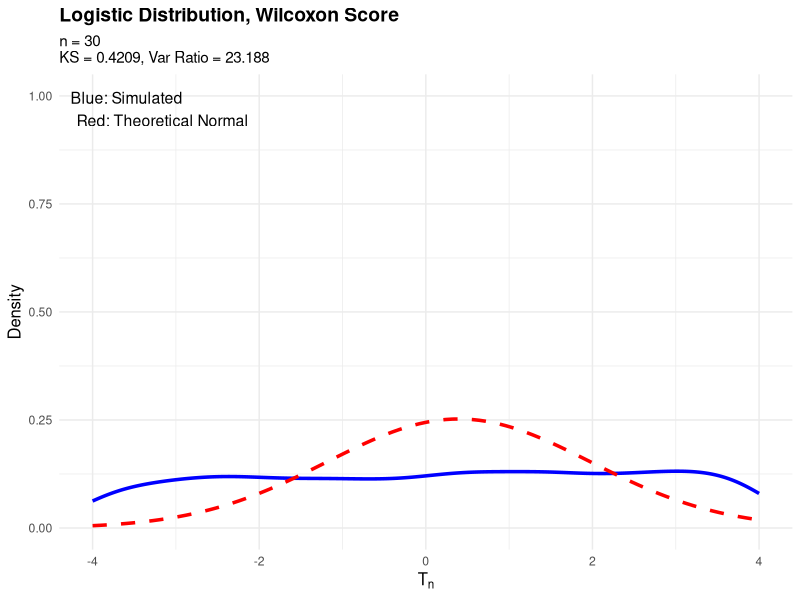
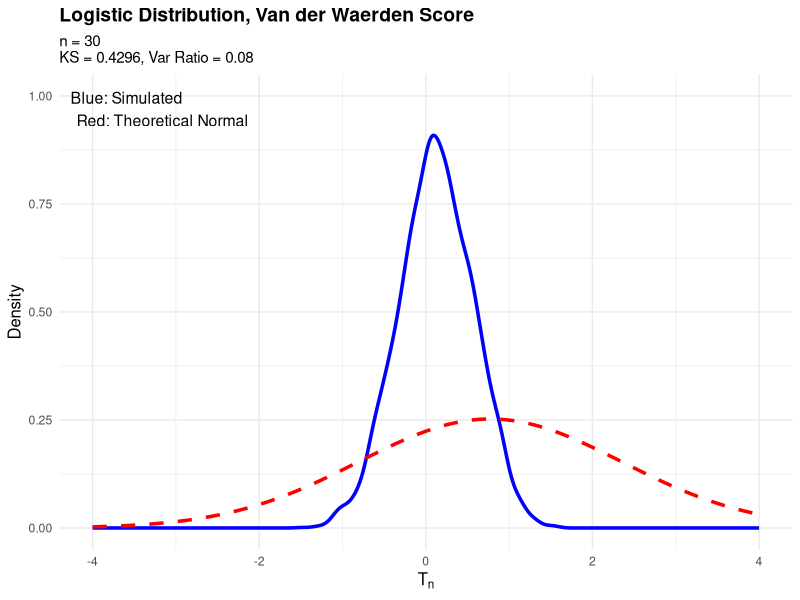
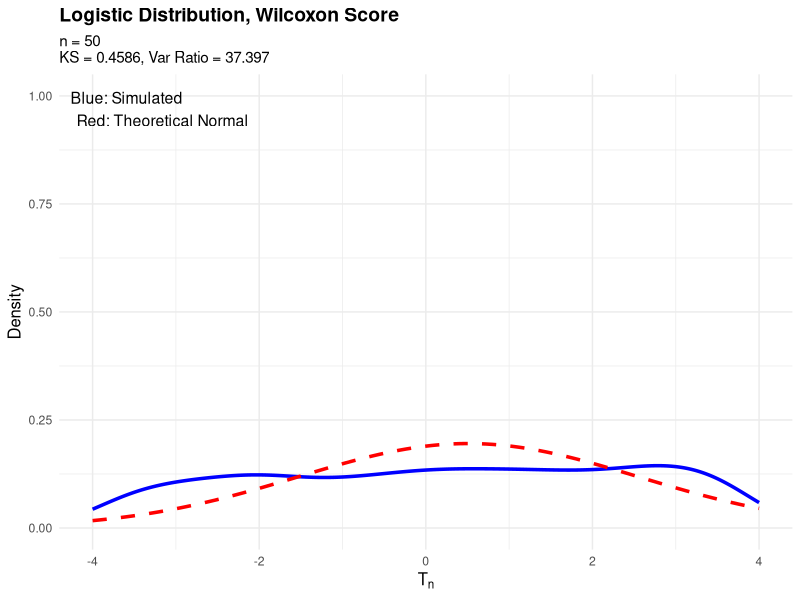
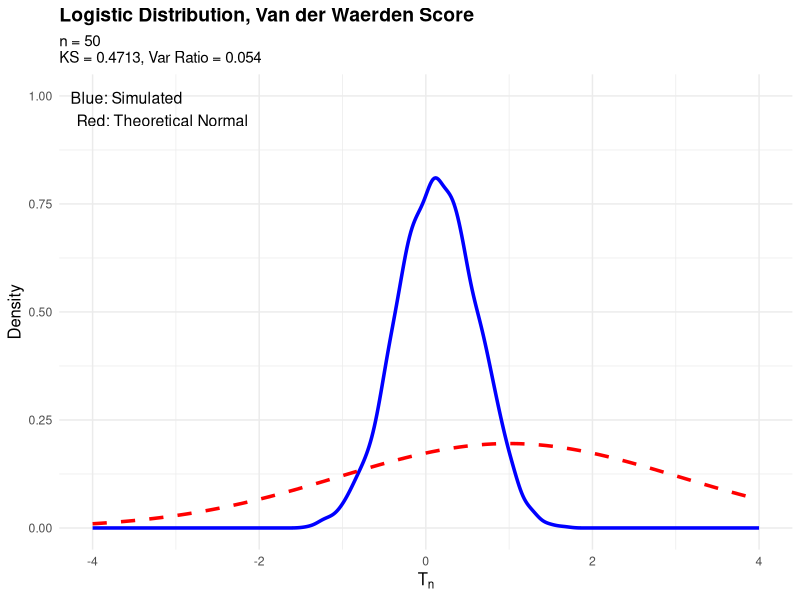

Reproduce these figures in R, in order.
# ============================================================================
# COMPLETELY CORRECTED CODE
# Le Cam's Lemma Validation - Two-Sample Rank Tests
# ============================================================================

# Load libraries
library(ggplot2)
library(dplyr)
library(tidyverse)

# ============================================================================
# PART 1: THEORETICAL PARAMETERS
# ============================================================================

# Standardized g0 values
g0_wilcoxon_normal <- (1 / (2 * sqrt(pi))) * sqrt(3)    # 0.4886
g0_wilcoxon_logistic <- (1 / 6) * sqrt(3)               # 0.2887
g0_vdw_normal <- 1                                      # 1.0000
g0_vdw_logistic <- 1 / sqrt(pi)                         # 0.5642

# sigma2_psi
sigma2_psi_normal <- 1
sigma2_psi_logistic <- 1/3

# Function to compute theoretical parameters
compute_params <- function(n, dist, score) {
  
  if (dist == "normal" && score == "wilcoxon") {
    g0 <- g0_wilcoxon_normal
    sigma2_psi <- sigma2_psi_normal
  } else if (dist == "logistic" && score == "wilcoxon") {
    g0 <- g0_wilcoxon_logistic
    sigma2_psi <- sigma2_psi_logistic
  } else if (dist == "normal" && score == "vdw") {
    g0 <- g0_vdw_normal
    sigma2_psi <- sigma2_psi_normal
  } else if (dist == "logistic" && score == "vdw") {
    g0 <- g0_vdw_logistic
    sigma2_psi <- sigma2_psi_logistic
  }
  
  n1 <- n / 2
  n2 <- n / 2
  theta_n <- 1 / sqrt(n)
  
  # Theoretical mean and variance under alternative
  # Note: The 1/sqrt(n) is already in the test statistic!
  mu_n <- theta_n * (n1 * n2 / n) * g0
  sigma2_n <- (n1 * n2 / n) * sigma2_psi
  sigma_n <- sqrt(sigma2_n)
  
  return(list(
    mu_n = mu_n, 
    sigma_n = sigma_n, 
    sigma2_n = sigma2_n,
    theta_n = theta_n, 
    g0 = g0, 
    sigma2_psi = sigma2_psi,
    n1 = n1, 
    n2 = n2,
    n = n,
    dist = dist,
    score = score
  ))
}

# ============================================================================
# PART 2: SIMULATION FUNCTIONS (CORRECTED!)
# ============================================================================

generate_data <- function(n1, n2, dist, theta_n) {
  if (dist == "normal") {
    X <- rnorm(n1, 0, 1)
    Y <- rnorm(n2, theta_n, 1)
  } else if (dist == "logistic") {
    X <- rlogis(n1, 0, 1)
    Y <- rlogis(n2, theta_n, 1)
  }
  return(c(X, Y))
}

compute_T <- function(pooled, n1, n2, score) {
  n <- n1 + n2
  ranks <- rank(pooled, ties.method = "average")
  
  if (score == "wilcoxon") {
    # STANDARDIZED Wilcoxon: sqrt(3) * ranks
    scores <- sqrt(3) * ranks
  } else if (score == "vdw") {
    # Van der Waerden: already standardized
    scores <- qnorm(ranks / (n + 1))
  }
  
  c <- c(rep(0, n1), rep(1, n2))
  c_bar <- mean(c)
  
  # CRITICAL: Divide by sqrt(n) to match asymptotic theory!
  T_n <- (1 / sqrt(n)) * sum((c - c_bar) * scores)
  
  return(T_n)
}

# ============================================================================
# PART 3: RUN SIMULATION
# ============================================================================

run_simulation <- function(n, dist, score, M = 10000, verbose = TRUE) {
  
  params <- compute_params(n, dist, score)
  
  if (verbose) {
    dist_name <- tools::toTitleCase(dist)
    score_name <- ifelse(score == "wilcoxon", "Wilcoxon", "Van der Waerden")
    cat(sprintf("Running: %s, %s, n = %d\n", dist_name, score_name, n))
  }
  
  set.seed(123 + n + 100 * (dist == "logistic") + 1000 * (score == "vdw"))
  
  T_stats <- numeric(M)
  for (r in 1:M) {
    pooled <- generate_data(params$n1, params$n2, dist, params$theta_n)
    T_stats[r] <- compute_T(pooled, params$n1, params$n2, score)
  }
  
  # Empirical moments
  T_mean <- mean(T_stats)
  T_var <- var(T_stats)
  T_sd <- sd(T_stats)
  
  # KS distance
  F_emp <- ecdf(T_stats)
  F_theory <- function(x) pnorm(x, mean = params$mu_n, sd = params$sigma_n)
  ks_values <- sapply(T_stats, function(x) abs(F_emp(x) - F_theory(x)))
  ks <- max(ks_values)
  
  if (verbose) {
    cat(sprintf("  mu_theory = %.4f, mu_emp = %.4f\n", params$mu_n, T_mean))
    cat(sprintf("  sigma_theory = %.4f, sigma_emp = %.4f\n", params$sigma_n, T_sd))
    cat(sprintf("  KS = %.4f\n", ks))
    cat(sprintf("  Var Ratio = %.4f\n", T_var / params$sigma2_n))
  }
  
  return(list(
    T_stats = T_stats,
    mu_n = params$mu_n,
    sigma_n = params$sigma_n,
    sigma2_n = params$sigma2_n,
    T_mean = T_mean,
    T_var = T_var,
    T_sd = T_sd,
    ks = ks,
    n = n,
    dist = dist,
    score = score,
    M = M
  ))
}

# ============================================================================
# PART 4: DENSITY PLOT
# ============================================================================

plot_density <- function(n, dist, score, M = 10000) {
  
  result <- run_simulation(n, dist, score, M, verbose = TRUE)
  
  df <- data.frame(T = result$T_stats)
  
  dist_name <- tools::toTitleCase(result$dist)
  score_name <- ifelse(result$score == "wilcoxon", "Wilcoxon", "Van der Waerden")
  
  p <- ggplot(df, aes(x = T)) +
    geom_density(color = "blue", size = 1.2, kernel = "gaussian") +
    stat_function(
      fun = dnorm, 
      args = list(mean = result$mu_n, sd = result$sigma_n),
      color = "red", size = 1.2, linetype = "dashed"
    ) +
    xlim(-4,4) + 
    ylim(0,1) +
    labs(
      title = paste(dist_name, "Distribution,", score_name, "Score"),
      subtitle = paste0(
        "n = ", result$n,
        "\nKS = ", round(result$ks, 4),
        ", Var Ratio = ", round(result$T_var / result$sigma2_n, 3)
      ),
      x = expression(T[n]),
      y = "Density"
    ) +
    annotate(
      "text", 
      x = -Inf, 
      y = Inf, 
      label = "Blue: Simulated\nRed: Theoretical Normal",
      hjust = -0.1, 
      vjust = 1.5, 
      size = 4
    ) +
    theme_minimal() +
    theme(
      plot.title = element_text(size = 14, face = "bold"),
      plot.subtitle = element_text(size = 11),
      axis.title = element_text(size = 12)
    )
  
  return(p)
}

# ============================================================================
# PART 5: COMPARISON PLOT
# ============================================================================
# 
# plot_comparison <- function(n, dist, M = 10000) {
#   
#   dist_name <- tools::toTitleCase(dist)
#   
#   cat("\n========================================\n")
#   cat(dist_name, "COMPARISON at n =", n, "\n")
#   cat("========================================\n")
#   
#   result_w <- run_simulation(n, dist, "wilcoxon", M, verbose = TRUE)
#   result_v <- run_simulation(n, dist, "vdw", M, verbose = TRUE)
#   
#   df_w <- data.frame(T = result_w$T_stats, Score = "Wilcoxon")
#   df_v <- data.frame(T = result_v$T_stats, Score = "Van der Waerden")
#   df_all <- rbind(df_w, df_v)
#   
#   p <- ggplot(df_all, aes(x = T, color = Score, fill = Score)) +
#     geom_density(alpha = 0.3, size = 1.2, kernel = "gaussian") +
#     stat_function(
#       fun = dnorm, 
#       args = list(mean = result_w$mu_n, sd = result_w$sigma_n),
#       color = "blue", size = 0.8, linetype = "dashed"
#     ) +
#     stat_function(
#       fun = dnorm, 
#       args = list(mean = result_v$mu_n, sd = result_v$sigma_n),
#       color = "red", size = 0.8, linetype = "dashed"
#     ) +
#     xlim(-2,2) + 
#     ylim(0,1) +
#     labs(
#       title = paste(dist_name, "Distribution - Comparison at n =", n),
#       subtitle = paste0(
#         "Wilcoxon KS = ", round(result_w$ks, 4), 
#         ", VdW KS = ", round(result_v$ks, 4)
#       ),
#       x = expression(T[n]),
#       y = "Density"
#     ) +
#     scale_color_manual(values = c("Wilcoxon" = "blue", "Van der Waerden" = "red")) +
#     scale_fill_manual(values = c("Wilcoxon" = "blue", "Van der Waerden" = "red")) +
#     theme_minimal() +
#     theme(
#       plot.title = element_text(size = 14, face = "bold"),
#       plot.subtitle = element_text(size = 12),
#       axis.title = element_text(size = 12),
#       legend.position = "bottom"
#     )
#   
#   cat("\n========================================\n")
#   cat("FINAL SUMMARY\n")
#   cat("========================================\n")
#   cat(sprintf("Wilcoxon KS:     %.4f (Var Ratio = %.3f)\n", 
#               result_w$ks, result_w$T_var / result_w$sigma2_n))
#   cat(sprintf("Van der Waerden KS: %.4f (Var Ratio = %.3f)\n", 
#               result_v$ks, result_v$T_var / result_v$sigma2_n))
#   
#   if (result_w$ks < result_v$ks) {
#     cat("\n✓ Wilcoxon performs BETTER for", dist_name, "\n")
#   } else {
#     cat("\n✓ Van der Waerden performs BETTER for", dist_name, "\n")
#   }
#   cat("========================================\n\n")
#   
#   return(p)
# }

# ============================================================================
# RUN THE SIMULATIONS
# ============================================================================

cat("\n")
cat("========================================\n")
cat("RUNNING CORRECTED SIMULATIONS\n")
cat("========================================\n\n")

# Test one scenario first
plot_density(n = 30, dist = "logistic", score = "wilcoxon", M = 5000)
plot_density(n = 30, dist = "logistic", score = "vdw", M = 5000)

plot_density(n = 50, dist = "logistic", score = "wilcoxon", M = 5000)
plot_density(n = 50, dist = "logistic", score = "vdw", M = 5000)




# 
# 
# 
# 
# # Then compare
# plot_comparison(n = 30, dist = "logistic", M = 5000)
# plot_comparison(n = 100, dist = "logistic", M = 5000)
# plot_comparison(n = 30, dist = "normal", M = 5000)
# plot_comparison(n = 100, dist = "normal", M = 5000)
# 
# # ============================================================================
# # END OF SCRIPT
# # ============================================================================
